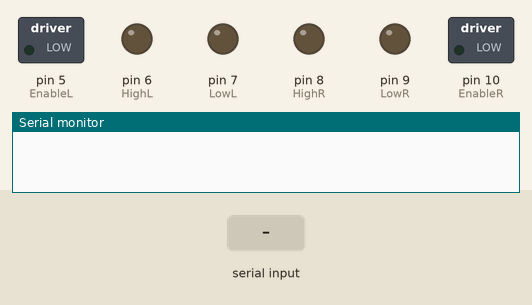
Recording of a sketch running on a simulated Arduino Uno, built with avr-gcc and run on an emulated ATmega328P. Shown: switched loads named in the sketch (green lamp = pin HIGH), output pins drawn as LEDs (lit = HIGH), the last lines printed to the serial monitor. The inputs (shaded band) are chosen by the test bench.

Above: at 1.2 s.
1.3 s: "F" received over Serial
At 1.9 s:
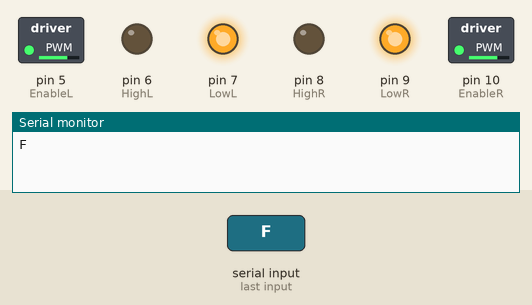
2.8 s: "B" received over Serial
At 3.1 s:
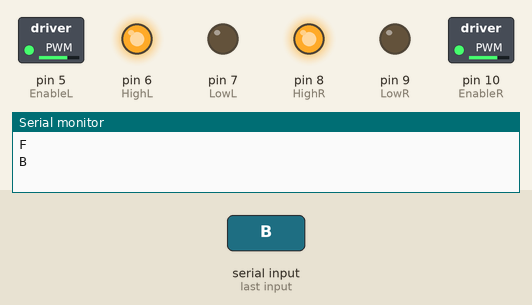
4.3 s: "L" received over Serial
At 5.4 s:
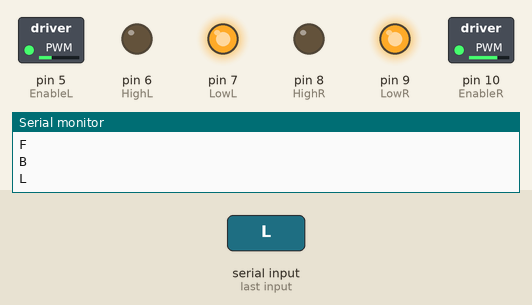
5.8 s: "R" received over Serial
At 6.5 s:
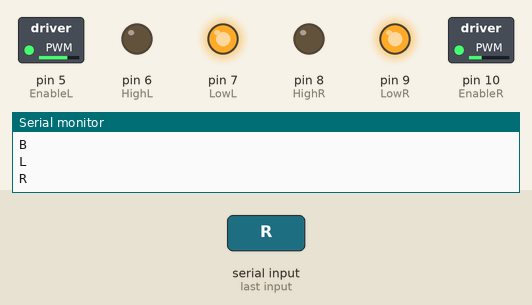
7.3 s: "S" received over Serial
At 7.7 s:
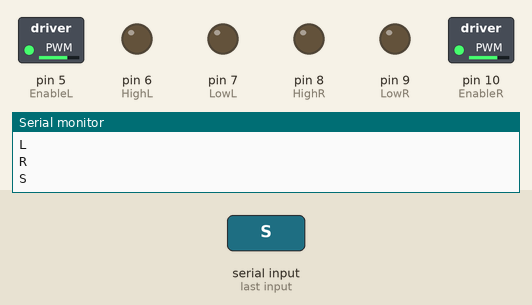
8.8 s: "I" received over Serial
At 10.0 s:
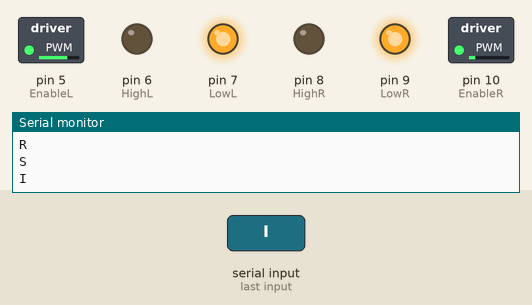
Timing chart, 0 to 11.3 s (numbered marks = the images above; inputs shaded):
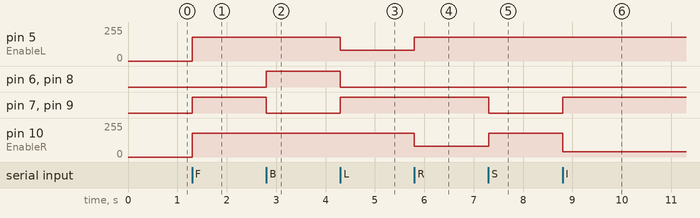

The sketch:

bluetooth.ino
```cpp
const int EnableL = 5;
const int HighL = 6;       // CREATING VARIABLES OF LEFT SIDE MOTOR
const int LowL =7;

const int EnableR = 10;
const int HighR = 8;       //CREATING VARIABLES OF RIGHT SIDE MOTOR
const int LowR =9;
char val;

void setup() {
  // put your setup code here, to run once:
pinMode(EnableL, OUTPUT);
pinMode(HighL, OUTPUT);       //SETTING PINS TO OUTPUT MODE OF LEFT SIDE MOTOR
pinMode(LowL, OUTPUT);


pinMode(EnableR, OUTPUT);
pinMode(HighR, OUTPUT);       //SETTING PINS TO OUTPUT MODE OF RIGHT SIDE MOTOR
pinMode(LowR, OUTPUT);

Serial.begin(9600);         //CREATING SERIAL CONNECTION
}

void loop() {
  // put your main code here, to run repeatedly:
  while (Serial.available() > 0)    //CHECK INPUT IN BUFFER
  {
  val = Serial.read();      //READ INPUTS
  Serial.println(val);
  }
  if( val == 'F') // Forward
    {
      digitalWrite(HighL, LOW);
      digitalWrite(LowL, HIGH);
      analogWrite(EnableL,180);
                                      //MOVE FORWARD
      digitalWrite(HighR, LOW);
      digitalWrite(LowR, HIGH);
      analogWrite(EnableR,180);
    }
  else if(val == 'B') // Backward
    {
      digitalWrite(HighL, HIGH);
      digitalWrite(LowL, LOW);
      analogWrite(EnableL,180);
                                      //MOVE BACKWARD
      digitalWrite(HighR, HIGH);
      digitalWrite(LowR, LOW);
      analogWrite(EnableR,180);
    }
  else if(val == 'L') //Left
    {
    digitalWrite(HighL, LOW);
    digitalWrite(LowL, HIGH);
    analogWrite(EnableL,80);
                                    //MOVE FORWARD LEFT BY SLOW TURN
    digitalWrite(HighR, LOW);
    digitalWrite(LowR, HIGH);
    analogWrite(EnableR,180);
    }
  else if(val == 'R') //Right
    {
    digitalWrite(HighL, LOW);
    digitalWrite(LowL, HIGH);
    analogWrite(EnableL,180);
                                  ////MOVE FORWARD RIGHT BY SLOW TURN
    digitalWrite(HighR, LOW);
    digitalWrite(LowR, HIGH);
    analogWrite(EnableR,80);
    }
   else if(val == 'S') //Stop
    {
    digitalWrite(HighL, LOW);
    digitalWrite(LowL, LOW);
    analogWrite(EnableL,180);

    digitalWrite(HighR, LOW);
    digitalWrite(LowR, LOW);
    analogWrite(EnableR,180);
    }
   else if(val == 'I') //Forward Right
    {
    digitalWrite(HighL, LOW);
    digitalWrite(LowL, HIGH);
    analogWrite(EnableL,180);
                                      //MOVE FORWARD RIGHT BY SHARP TURN
    digitalWrite(HighR, LOW);
    digitalWrite(LowR, HIGH);
    analogWrite(EnableR,40);
    }
  else if(val == 'J') //Backward Right
    {
    digitalWrite(HighL, HIGH);
    digitalWrite(LowL, LOW);
    analogWrite(EnableL,180);
                                  //MOVE BACKWARD RIGHT BY SHARP TURN
    digitalWrite(HighR, HIGH);
    digitalWrite(LowR, LOW);
    analogWrite(EnableR,40);
    }
   else if(val == 'G') //Forward Left
    {
    digitalWrite(HighL, LOW);
    digitalWrite(LowL, HIGH);
    analogWrite(EnableL,40);
                                          //MOVE FORWARD LEFT BY SHARP TURN
    digitalWrite(HighR, LOW);
    digitalWrite(LowR, HIGH);
    analogWrite(EnableR,180);
    }
  else if(val == 'H') //Backward Left
    {
    digitalWrite(HighL, HIGH);
    digitalWrite(LowL, LOW);
    analogWrite(EnableL,40);
                                      //MOVE BACKWARD LEFT BY SHARP TURN
    digitalWrite(HighR, HIGH);
    digitalWrite(LowR, LOW);
    analogWrite(EnableR,180);
    }
}
```

Measured:
- after the input at 1.3 s, pin 5 (EnableL), pin 10 (EnableR): 0/255 → 180/255 at once; pin 7 (LowL), pin 9 (LowR): LOW → HIGH at once
- after the input at 2.8 s, pin 6 (HighL), pin 8 (HighR): LOW → HIGH at once; pin 7 (LowL), pin 9 (LowR): HIGH → LOW at once
- after the input at 4.3 s, pin 5 (EnableL): 180/255 → 80/255 at once; pin 6 (HighL), pin 8 (HighR): HIGH → LOW at once; pin 7 (LowL), pin 9 (LowR): LOW → HIGH at once
- after the input at 5.8 s, pin 5 (EnableL): 80/255 → 180/255 at once; pin 10 (EnableR): 180/255 → 80/255 at once
- after the input at 7.3 s, pin 7 (LowL), pin 9 (LowR): HIGH → LOW at once; pin 10 (EnableR): 80/255 → 180/255 at once
- after the input at 8.8 s, pin 7 (LowL), pin 9 (LowR): LOW → HIGH at once; pin 10 (EnableR): 180/255 → 40/255 at once
